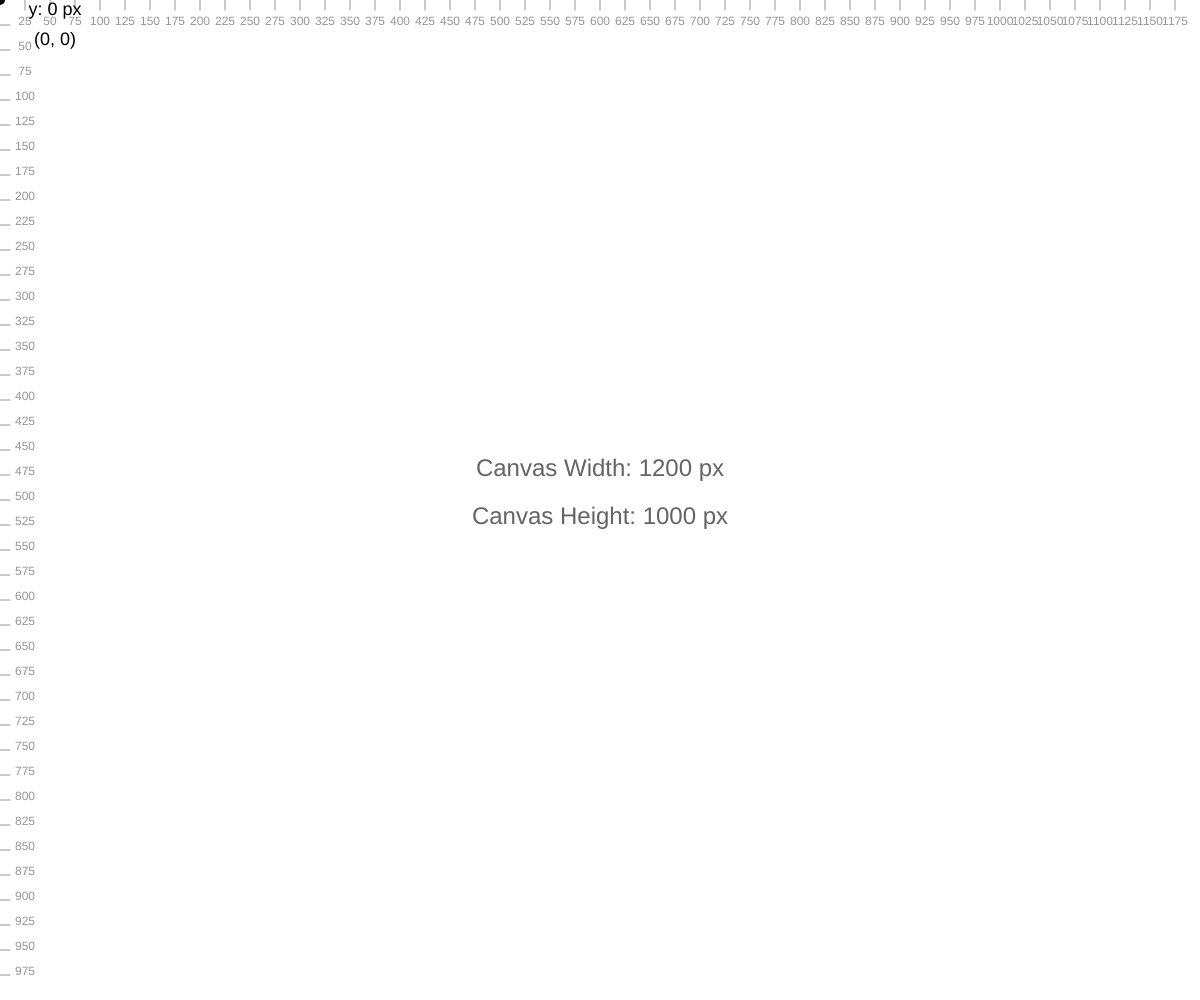
Frame 1 (no input)
Frame 60 (no input): identical to frame 1, image omitted
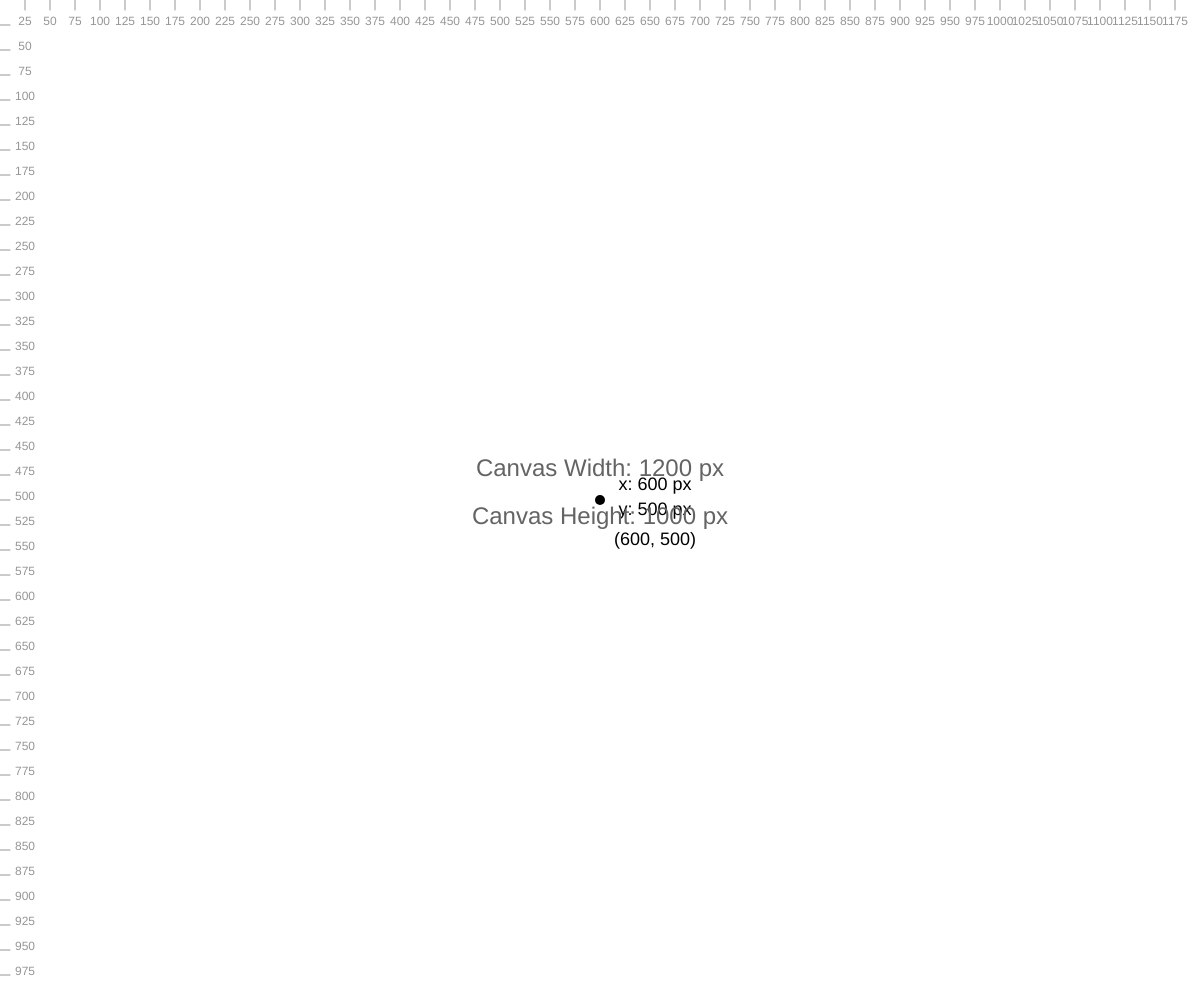
Frame 120 (the mouse pressed at the canvas centre since frame 60)

The p5.js sketch that drew these frames (run headless with seeded random() and noise() and a simulated clock; from frame 60 on, the mouse is pressed at the canvas centre):

// p5.js sketch
// ── sketch.js
function setup() {
  createCanvas(windowWidth, windowHeight);
  textAlign(CENTER);
}

function draw() {
  background(255);

  fill(150);
  strokeWeight(1);
  textSize(12);
  for (let x = 25; x < width; x += 25) {
    stroke(150);
    line(x, 0, x, 10);
    noStroke();
    text(x, x, 25);
  }

  for (let y = 25; y < height; y += 25) {
    stroke(150);
    line(0, y, 10, y);
    if (y > 25) {
      noStroke();
      text(y, 25, y);
    }
  }

  fill(0);
  noStroke();
  ellipse(mouseX, mouseY, 10, 10);

  textSize(18);
  text(`(${mouseX}, ${mouseY})`, mouseX + 55, mouseY + 45);

  text(`y: ${mouseY} px`, mouseX + 55, mouseY + 15);
  text(`x: ${mouseX} px`, mouseX + 55, mouseY - 10);

  textSize(24);
  fill(100);
  text(`Canvas Width: ${windowWidth} px`, width / 2, height / 2 - 24);
  text(`Canvas Height: ${windowHeight} px`, width / 2, height / 2 + 24);
}

function windowResized() {
  resizeCanvas(windowWidth, windowHeight);
}
